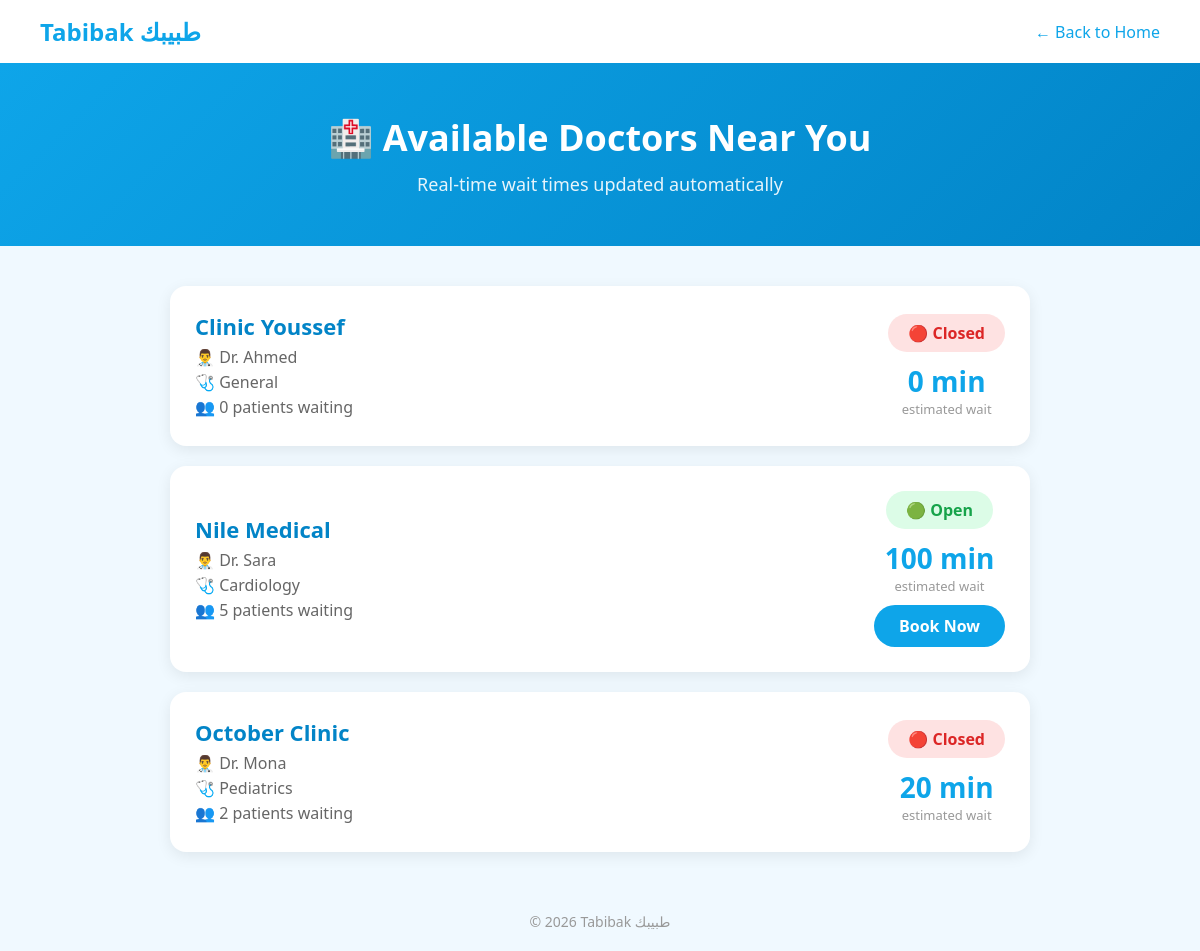
The page /clinics on the database as committed earlier.
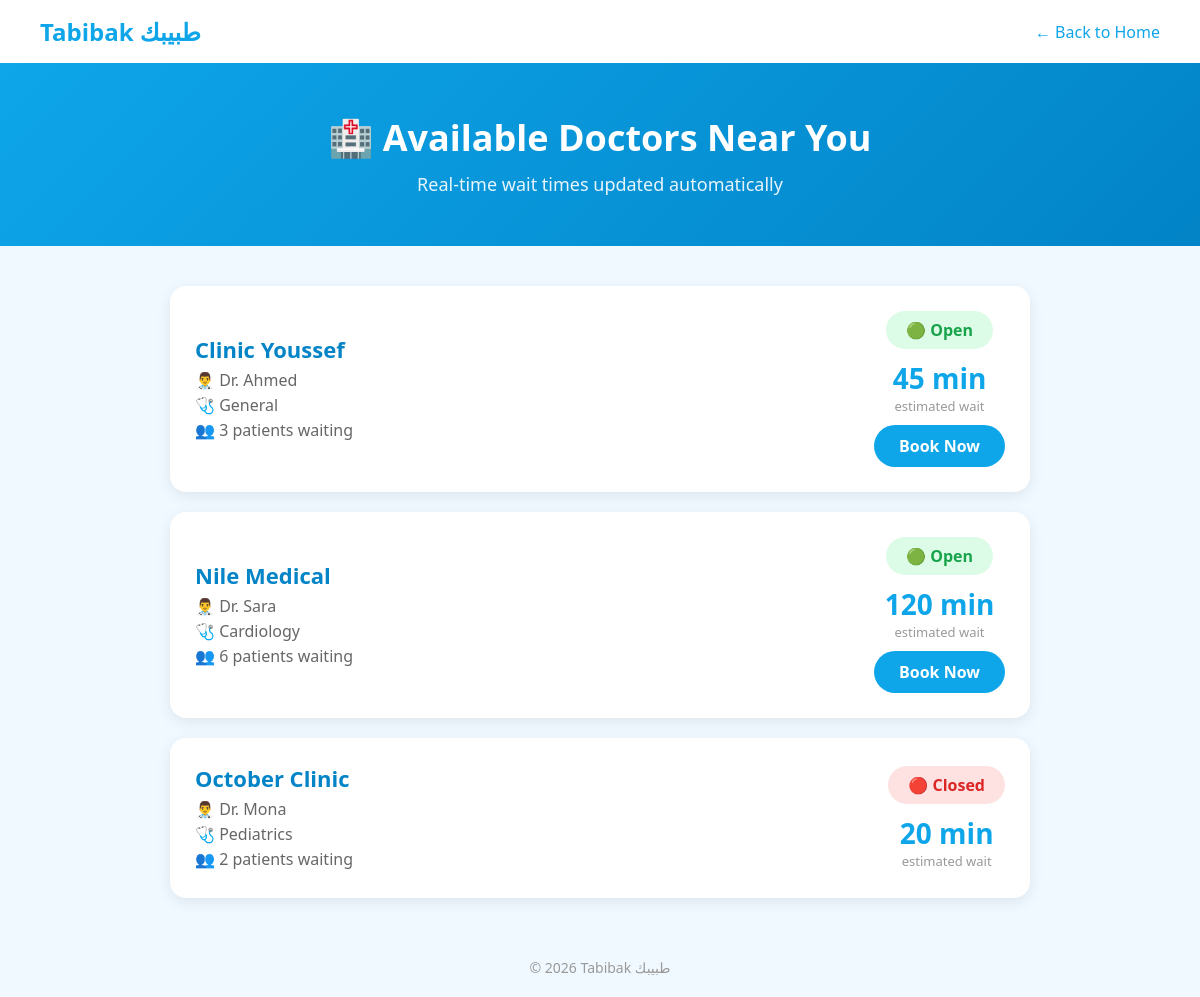
The same page on the database as committed later.
### tables this page shows
CREATE TABLE clinics (
        id INTEGER PRIMARY KEY,
        name TEXT,
        doctor TEXT,
        specialty TEXT,
        patients_waiting INTEGER,
        minutes_per_patient INTEGER,
        is_open INTEGER
    );

### app.py (the view)
@app.route("/clinics")
def clinics():
    data = get_clinics()
    return render_template("clinics.html", clinics=data)

### app.py (called while the page is built)
def get_clinics():
    conn = sqlite3.connect("tabibak.db")
    cursor = conn.cursor()
    cursor.execute("SELECT * FROM clinics")
    clinics = cursor.fetchall()
    conn.close()
    return clinics

### templates/clinics.html (shortened to what this page needs)
<!DOCTYPE html>
<html lang="en">
<head>
</head>
<body>
    <nav>
        <div class="logo">Tabibak طبيبك</div>
        <a href="/" style="color: #0ea5e9; text-decoration: none;">← Back to Home</a>
    </nav>
    <div class="hero">
        <h1>🏥 Available Doctors Near You</h1>
        <p>Real-time wait times updated automatically</p>
    </div>
    <div class="clinics-container">
        {% for clinic in clinics %}
        <div class="clinic-card">
            <div class="clinic-info">
                <h2>{{ clinic[1] }}</h2>
                <p>👨‍⚕️ {{ clinic[2] }}</p>
                <p>🩺 {{ clinic[3] }}</p>
                <p>👥 {{ clinic[4] }} patients waiting</p>
            </div>
            <div class="clinic-status">
                {% if clinic[6] == 1 %}
                    <div class="status-open">🟢 Open</div>
                {% else %}
                    <div class="status-closed">🔴 Closed</div>
                {% endif %}
                <div class="wait-time">{{ clinic[4] * clinic[5] }} min</div>
                <div class="wait-label">estimated wait</div>
                {% if clinic[6] == 1 %}
                    <a href="#" class="book-btn">Book Now</a>
                {% endif %}
            </div>
        </div>
        {% endfor %}
    </div>
    <footer>© 2026 Tabibak طبيبك</footer>
</body>
</html>

### templates/clinics.html (style rules this page uses)
* { margin: 0; padding: 0; box-sizing: border-box; }
body { font-family: 'Segoe UI', sans-serif; background: #f0f9ff; color: #333; }
nav { background: white; padding: 15px 40px; display: flex; justify-content: space-between; align-items: center; box-shadow: 0 2px 10px rgba(0,0,0,0.1); }
.logo { font-size: 24px; font-weight: bold; color: #0ea5e9; }
.hero { background: linear-gradient(135deg, #0ea5e9, #0284c7); color: white; padding: 50px 40px; text-align: center; }
.hero h1 { font-size: 36px; margin-bottom: 10px; }
.hero p { font-size: 18px; opacity: 0.9; }
.clinics-container { max-width: 900px; margin: 40px auto; padding: 0 20px; }
.clinic-card { background: white; border-radius: 16px; padding: 25px; margin-bottom: 20px; box-shadow: 0 4px 15px rgba(0,0,0,0.08); display: flex; justify-content: space-between; align-items: center; }
.clinic-info h2 { font-size: 22px; color: #0284c7; margin-bottom: 5px; }
.clinic-info p { color: #666; margin-bottom: 3px; }
.clinic-status { text-align: center; }
.status-open { background: #dcfce7; color: #16a34a; padding: 8px 20px; border-radius: 50px; font-weight: bold; margin-bottom: 10px; display: inline-block; }
.status-closed { background: #fee2e2; color: #dc2626; padding: 8px 20px; border-radius: 50px; font-weight: bold; margin-bottom: 10px; display: inline-block; }
.wait-time { font-size: 28px; font-weight: bold; color: #0ea5e9; }
.wait-label { font-size: 13px; color: #999; }
.book-btn { background: #0ea5e9; color: white; padding: 10px 25px; border-radius: 50px; text-decoration: none; font-weight: bold; display: inline-block; margin-top: 10px; }
footer { text-align: center; padding: 20px; color: #999; font-size: 14px; }

Rows that differ between the two databases and show on the page:
changed clinics "Clinic Youssef": patients_waiting "0" → "3"; clinic[4]*clinic[5] "0" → "45"; is_open "🔴 Closed" → "🟢 Open Book Now"
changed clinics "Nile Medical": patients_waiting "5" → "6"; clinic[4]*clinic[5] "100" → "120"
